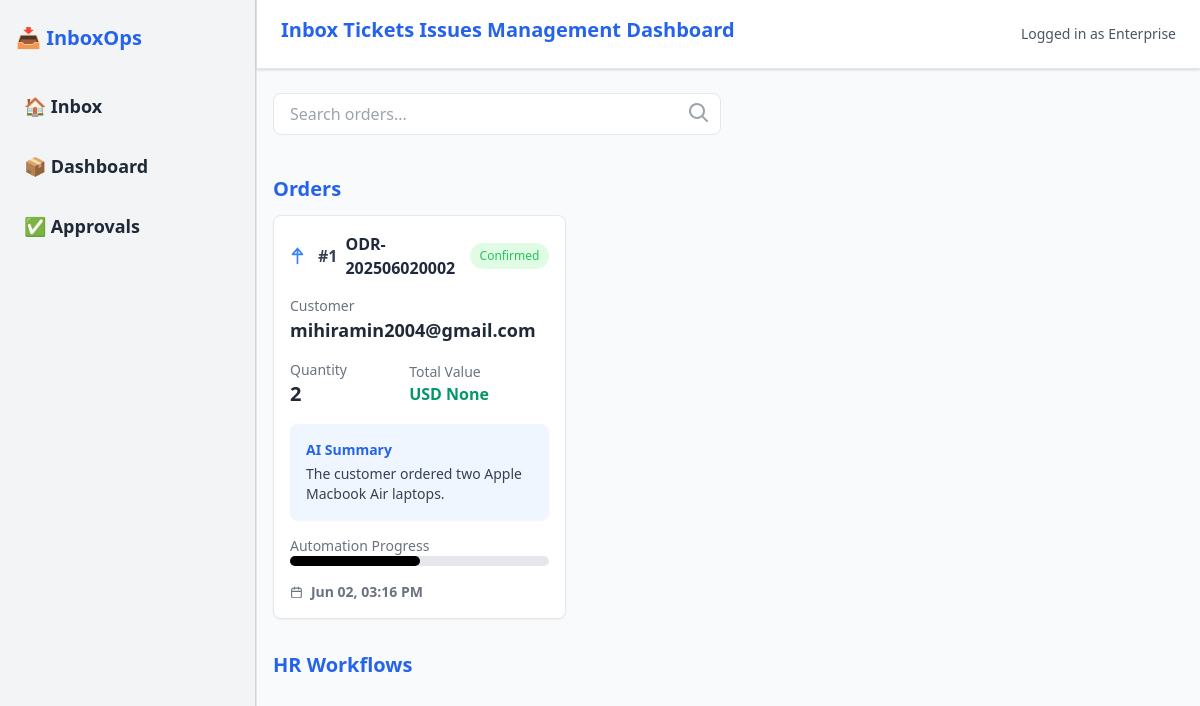
Page /dashboard on the earlier database version.
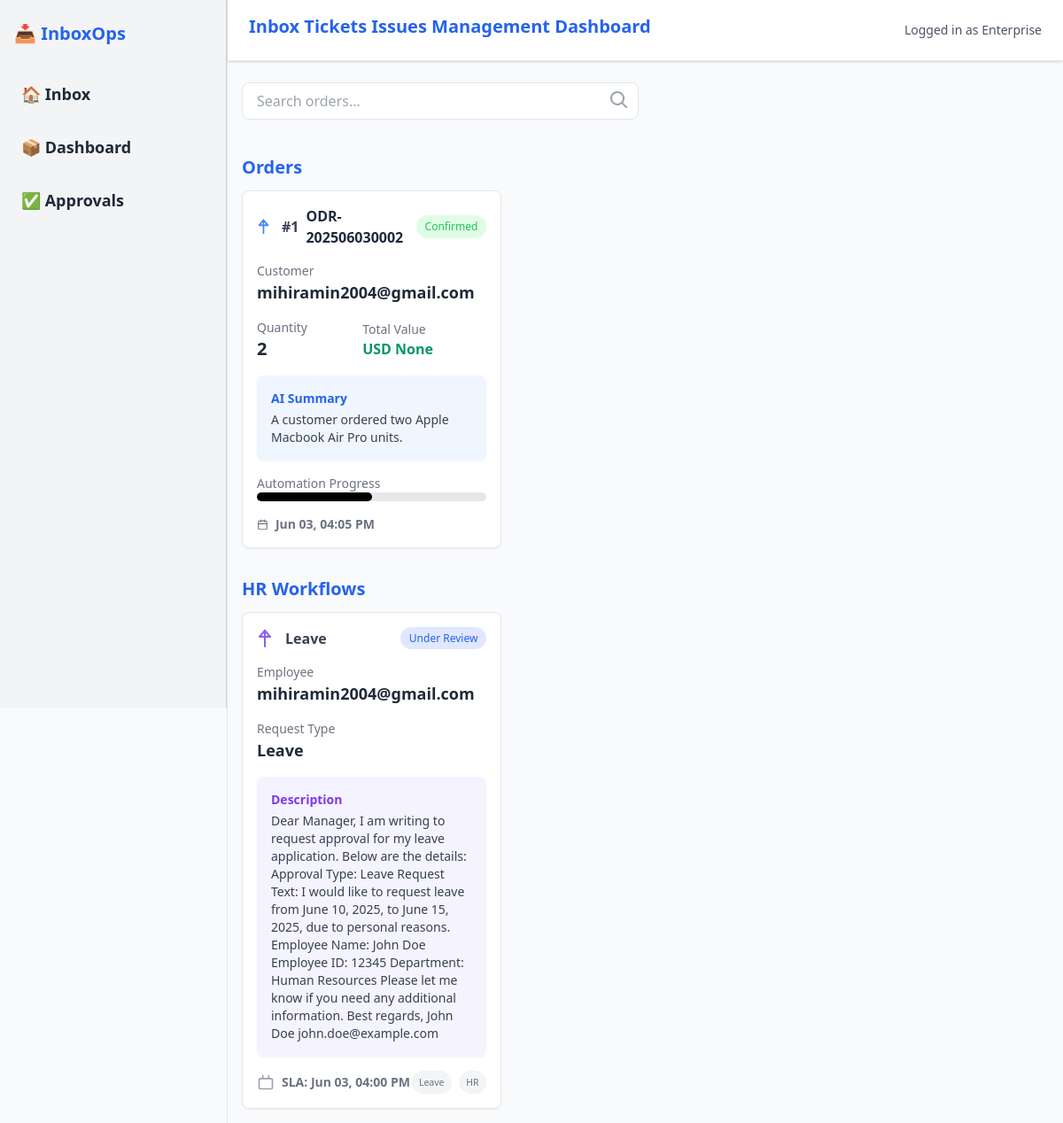
Same page on the later database version.
### app/models.py (models this page shows)
class Order(Base):
    __tablename__ = "orders"
    id = Column(Integer, primary_key=True, index=True)
    customer = Column(String)
    product = Column(String)
    quantity = Column(Integer)
    summary = Column(Text, nullable=True)
    created_at = Column(DateTime, default=datetime.utcnow)
    key = Column(String, unique=True)
    total_value = Column(Float, nullable=True)

class Email(Base):
    __tablename__ = "emails"
    id = Column(Integer, primary_key=True, index=True)
    from_email = Column(String, index=True)
    subject = Column(String, index=True)
    text_body = Column(Text)
    html_body = Column(Text)
    received_at = Column(DateTime(timezone=True), server_default=func.now())
    summary = Column(Text, nullable=True)
    status = Column(String, default="received")
    type = Column(String, default="UNKNOWN")  # can be ORDER, APPROVAL, SPAM
    key = Column(String, unique=True)
    status = Column(String, default=EmailStatus.NEW)

class Approval(Base):
    __tablename__ = "approvals"
    id = Column(Integer, primary_key=True, index=True)
    sender = Column(String)
    approval_type = Column(String)  # e.g., Leave, Budget
    request_text = Column(String)
    status = Column(String, default="Pending")  # Pending / Approved / Rejected
    summary = Column(Text, nullable=True)
    created_at = Column(DateTime, default=datetime.utcnow)

### app/main.py (the view)
@app.get("/dashboard", response_class=HTMLResponse)
def dashboard(request: Request, db: Session = Depends(get_db)):
    orders = db.query(Order).order_by(Order.id.desc()).limit(10).all()
    emails = crud.get_emails(db, limit=20)
    approvals = db.query(Approval).order_by(Approval.id.desc()).limit(10).all()
    orders_dict = [order.__dict__ for order in orders]
    emails_dict = [email.__dict__ for email in emails]
    print("Orders:", orders_dict)
    print("Emails:", emails_dict)
    return templates.TemplateResponse(
        "dashboard.html",
        {
            "request": request,
            "orders": orders,
            "approvals": approvals,
            "emails": emails,
            "format_date": format_date,
            "check_email_status": check_email_status,  # Pass the function to the template
        },
    )

### templates/dashboard.html (shortened to what the changed rows need)
{% extends "layout.html" %}
{% block content %}
<link rel="stylesheet" href="../static/styles.css">
<section class="mb-8">
    <h2 class="text-xl font-semibold mb-3">Orders</h2>
    <div class="grid grid-cols-1 md:grid-cols-2 lg:grid-cols-3 gap-4">
        {% for order in orders %}
        <a href="/orders/{{ order.id }}" class="order-card border rounded-lg p-4 shadow-sm bg-white transform transition-transform duration-200 hover:scale-105">
            <div class="flex items-center justify-between mb-4">
                <div class="flex items-center gap-2">
                    <svg xmlns="http://www.w3.org/2000/svg" class="h-6 w-6 text-blue-500" fill="none" viewBox="0 0 24 24" stroke="currentColor">
                        <path stroke-linecap="round" stroke-linejoin="round" stroke-width="2" d="M3 10h11M9 21V3m0 0L3 10m6-7l6 7" />
                    </svg>
                    <span class="font-black text-gray-700">#{{ order.id }}</span>
                    <div class="orderKey font-black">
                        {{ order.key }}
                    </div>
                </div>
                <span class="badge badge-confirmed">Confirmed</span>
            </div>
            <div class="mb-4">
                <p class="text-sm text-gray-500">Customer</p>
                <p class="font-semibold text-lg text-gray-800">
                    {% for email in emails %}
                        {% if email.type == 'ORDER' and email.key == order.key %}
                            {{ email.from_email }}
                        {% endif %}
                    {% endfor %}
                </p>
            </div>
            <div class="mb-4 flex justify-between items-center">
                <div class="-m-200px">
                    <p class="text-sm text-gray-500">Quantity</p>
                    <p class="font-semibold text-xl text-gray-800">{{ order.quantity }}</p>
                </div>
                <div style="margin-right: 5vw;">
                    <p class="text-sm text-gray-500">Total Value</p>
                    <p class="font-semibold text-green-600">USD {{ order.total_value }}</p>
                </div>
            </div>
            <div class="mb-4 p-4 bg-blue-50 rounded-lg shadow-sm">
                <h3 class="text-sm font-semibold text-blue-600 mb-1">AI Summary</h3>
                <p class="text-sm text-gray-700">{{ order.summary }}</p>
            </div>
            <div class="mb-4">
                <p class="text-sm text-gray-500">Automation Progress</p>
                <div class="w-full bg-gray-200 rounded-full h-2.5">
                    <div class="bg-black h-2.5 rounded-full" style="width: 50%;"></div>
                </div>
            </div>
            <div class="flex items-center justify-between text-sm text-gray-500">
                <div class="flex items-center gap-2">
                    <span class="font-black">
                        {{ order.created_at.strftime('%b %d, %I:%M %p') if order.created_at }}
                    </span>
                </div>
            </div>
        </a>
        {% endfor %}
    </div>
</section>
<section>
    <h2 class="text-xl font-semibold mb-3">HR Workflows</h2>
    <div class="grid grid-cols-1 md:grid-cols-2 lg:grid-cols-3 gap-4">
        {% for approval in approvals %}
        <a href="/approvals/{{ approval.id }}" class="approval-card border rounded-lg p-4 shadow-sm bg-white transform transition-transform duration-200 hover:scale-105">
            <div class="flex items-center justify-between mb-4">
                <div class="flex items-center gap-2">
                    <svg xmlns="http://www.w3.org/2000/svg" class="h-6 w-6 text-purple-500" fill="none" viewBox="0 0 24 24" stroke="currentColor">
                        <path stroke-linecap="round" stroke-linejoin="round" stroke-width="2" d="M3 10h11M9 21V3m0 0L3 10m6-7l6 7" />
                    </svg>
                    <span class="font-black text-gray-700">{{ approval.approval_type }}</span>
                </div>
                <span class="badge badge-under-review">Under Review</span>
            </div>
            <div class="mb-4">
                <p class="text-sm text-gray-500">Employee</p>
                <p class="font-semibold text-lg text-gray-800">{{ approval.sender }}</p>
            </div>
            <div class="mb-4">
                <p class="text-sm text-gray-500">Request Type</p>
                <p class="font-semibold text-lg text-gray-800">{{ approval.approval_type }}</p>
            </div>
            <div class="mb-4 p-4 bg-purple-50 rounded-lg shadow-sm">
                <h3 class="text-sm font-semibold text-purple-600 mb-1">Description</h3>
                <p class="text-sm text-gray-700">{{ approval.request_text }}</p>
            </div>
            <div class="flex items-center justify-between text-sm text-gray-500">
                <div class="flex items-center gap-2">
                    <svg xmlns="http://www.w3.org/2000/svg" class="h-5 w-5 text-gray-400" fill="none" viewBox="0 0 24 24" stroke="currentColor">
                        <path stroke-linecap="round" stroke-linejoin="round" stroke-width="2" d="M8 7V3m8 4V3m-9 4h10M5 21h14a2 2 0 002-2V9a2 2 0 00-2-2H5a2 2 0 00-2 2v10a2 2 0 002 2z" />
                    </svg>
                    <span class="font-black">
                        SLA: {{ approval.created_at.strftime('%b %d, %I:%M %p') }}
                    </span>
                </div>
                <div class="flex gap-2">
                    <span class="badge badge-tag">{{ approval.approval_type }}</span>
                    <span class="badge badge-tag">HR</span>
                </div>
            </div>
        </a>
        {% endfor %}
    </div>
</section>
{% endblock %}

Differences in the rows shown:
changed Order "None": key "ODR-202506020002" → "ODR-202506030002"; summary "The customer ordered two Apple Macbook Air laptops." → "A customer ordered two Apple Macbook Air Pro units."; created_at "Jun 02, 03:16 PM" → "Jun 03, 04:05 PM"
added Approval: approval_type "Leave", sender "mihiramin2004@gmail.com", request_text "Dear Manager, I am writing to request approval for my leave application. Below are the details: Approval Type: Leave Request Text: I would like to request leave from June 10, 2025, to June 15, 2025, due to personal reasons. Employee Name: John Doe Employee ID: 12345 Department: Human Resources Please let me know if you need any additional information. Best regards, John Doe john.doe@example.com", created_at "Jun 03, 04:00 PM"
